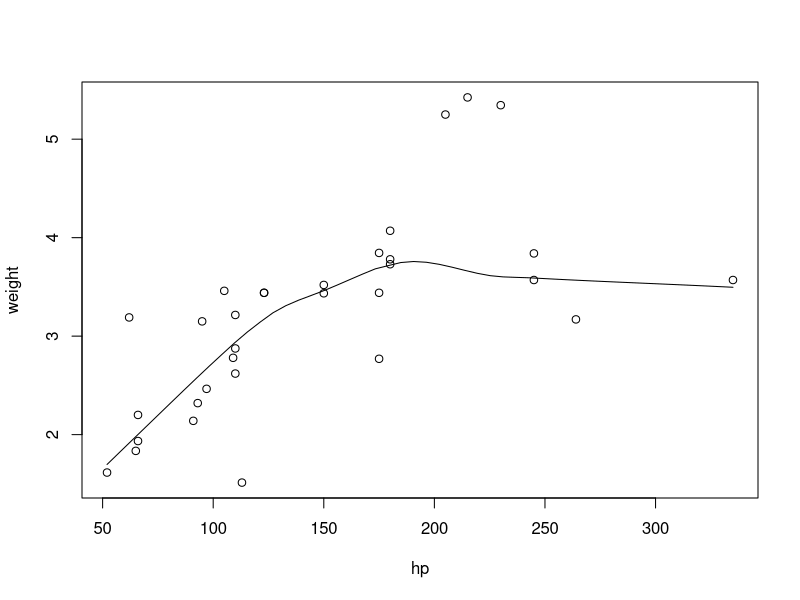
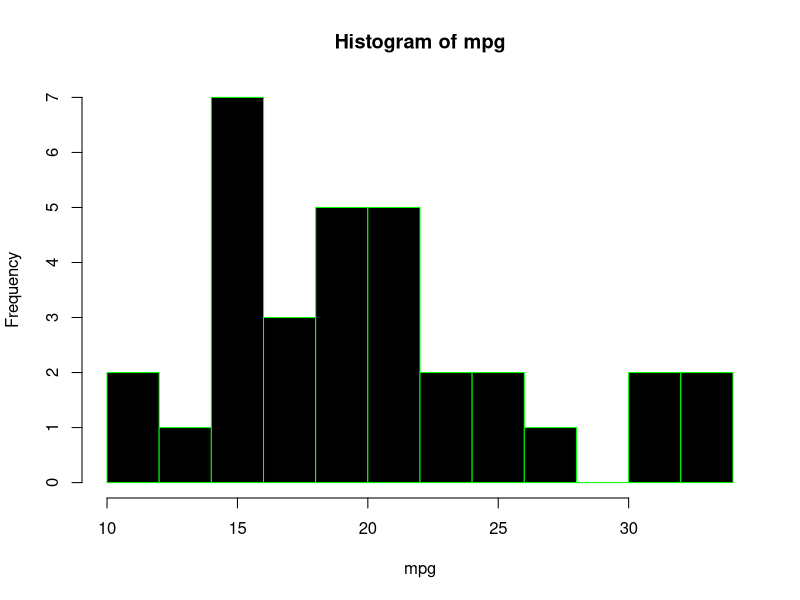

These charts were generated, in order, by the following R code: (Note: this script raises an error after producing the figures.)
data()

head(mtcars)
rownum<-nrow(mtcars)
column<-ncol(mtcars)
print(rownum)
print(column)

x<-data.frame(mtcars)
print(x)
aut<-0
manual<-0
for(i in 1:rownum)
  x<-data.frame(mtcars)
print(x)
aut<-0
manual<-0
for(i in 1:rownum)
  ifelse(x[i,9]==1,aut<-aut+1,manual<-manual+1)
print(manual)
print(aut)

ifelse(aut>manual,
       print("There are more automaic transmission type"),
       print("There are more manual transmission "))

hp<-x[,4]
weight<-x[,6]
  ifelse(x[i,9]==1,aut<-aut+1,manual<-manual+1)
print(manual)
print(aut)

ifelse(aut>manual,
       print("There are more automaic transmission type"),
       print("There are more manual transmission "))

hp<-x[,4]
weight<-x[,6]
scatter.smooth(hp,weight,span=2/3,degree = 1,family =c("symmetric","gaussian"))
mpg<-x[,1]
hist(mpg,breaks = 12,col = "black",border = "green")

x[,2]<-as.integer(x[,2])
x[,8]<-as.integer(x[,8])
x[,9]<-as.integer(x[,9])
x[,2]<=5



nitin400_n=data.frame(new_am,new_cyl,new_vs)
print(new_am,new_cyl,new_vs)
mtcars[mtcars$cyl<=5,]
